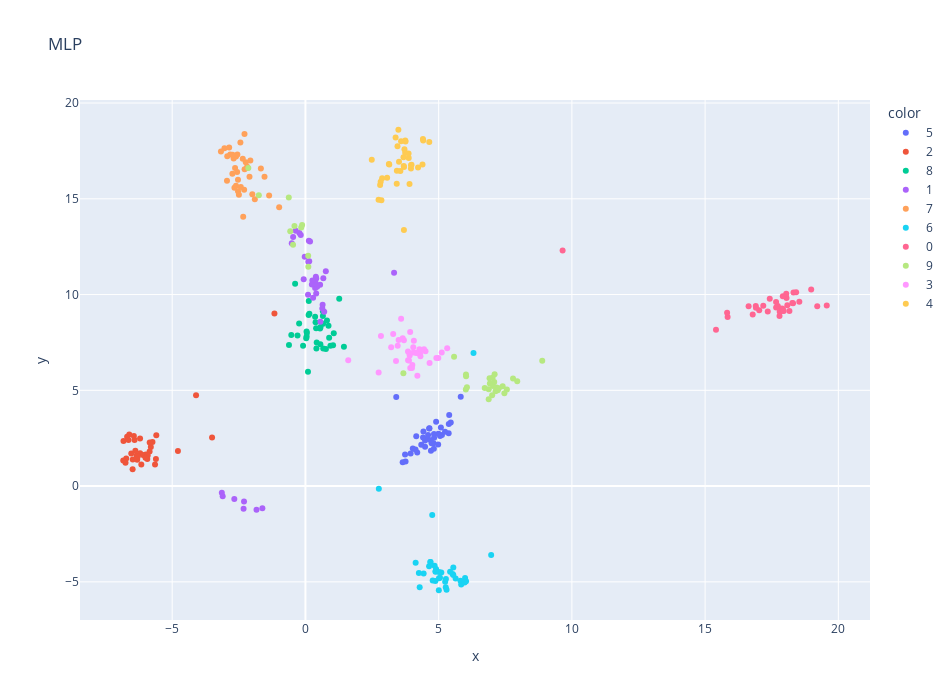

Notebook source saved alongside this figure:
### Code cell
import plotly.express as px

fig = px.scatter(x=coordsMLP[0], y=coordsMLP[1], color=colors,height=700,width=950, title="MLP")
fig.show()
